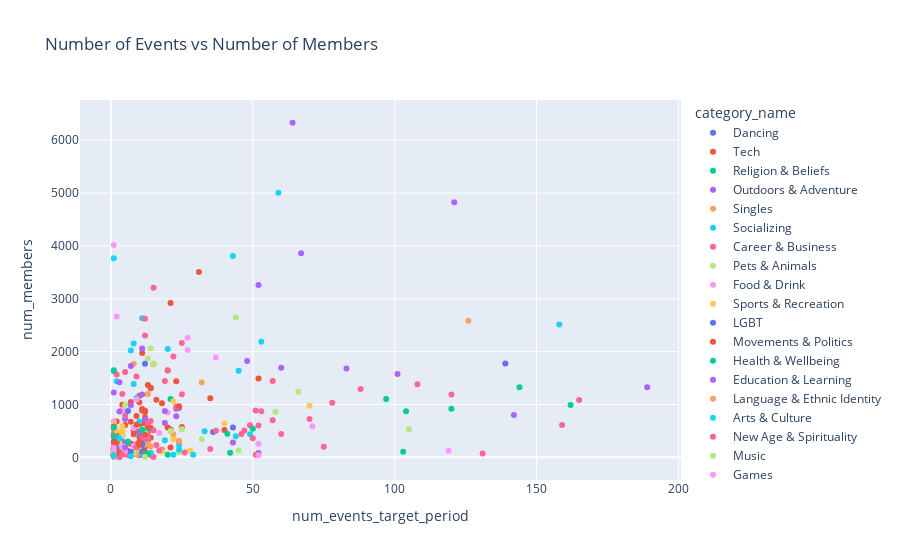

The cell this chart's notebook holds for it:
### Code cell
import plotly.express as px

px.scatter(meta_groups_i, x="num_events_target_period", y="num_members", color="category_name",
                 title="Number of Events vs Number of Members")

### Figure 1 — Plotly figure (JSON) as saved in the notebook; plotly's stock layout.template omitted (floating-point values rounded to 4 significant figures)
{"data": [{"hovertemplate": "category_name=Dancing<br>num_events_target_period=%{x}<br>num_members=%{y}<extra></extra>", "legendgroup": "Dancing", "marker": {"color": "#636efa", "symbol": "circle"}, "mode": "markers", "name": "Dancing", "orientation": "v", "showlegend": true, "type": "scatter", "x": [139, 36], "xaxis": "x", "y": [1778, 482], "yaxis": "y"}, {"hovertemplate": "category_name=Tech<br>num_events_target_period=%{x}<br>num_members=%{y}<extra></extra>", "legendgroup": "Tech", "marker": {"color": "#EF553B", "symbol": "circle"}, "mode": "markers", "name": "Tech", "orientation": "v", "showlegend": true, "type": "scatter", "x": [11, 23, 12, 12, 12, 14, 10, 13, 2, 18, 14, 25, 10, 15, 7, 12, 16, 35, 12, 20, 9, 11, 12, 8, 11, 12, 9, 10, 52, 13, 10, 14, 14, 11, 21, 11, 40, 13, 1, 20, 11, 8, 14, 6, 6, 1, 7, 10, 7, 1, 1, 5, 1, 1, 11, 10, 1, 2, 5, 4, 2, 11, 2, 1, 1, 8, 7, 1], "xaxis": "x", "y": [1975, 1442, 764, 862, 502, 1318, 629, 1371, 451, 1026, 560, 576, 1041, 1763, 1046, 651, 1091, 1118, 501, 1643, 784, 391, 881, 438, 646, 237, 243, 1166, 1491, 540, 166, 372, 1308, 516, 525, 107, 516, 476, 101, 564, 152, 509, 59, 120, 99, 49, 256, 493, 256, 26, 552, 264, 296, 54, 886, 389, 159, 678, 613, 995, 41, 915, 311, 34, 413, 73, 67, 80], "yaxis": "y"}, {"hovertemplate": "category_name=Religion & Beliefs<br>num_events_target_period=%{x}<br>num_members=%{y}<extra></extra>", "legendgroup": "Religion & Beliefs", "marker": {"color": "#00cc96", "symbol": "circle"}, "mode": "markers", "name": "Religion & Beliefs", "orientation": "v", "showlegend": true, "type": "scatter", "x": [120, 41, 5, 20, 6, 42, 103, 1, 10, 2, 1], "xaxis": "x", "y": [918, 445, 195, 50, 97, 86, 105, 27, 459, 156, 171], "yaxis": "y"}, {"hovertemplate": "category_name=Outdoors & Adventure<br>num_events_target_period=%{x}<br>num_members=%{y}<extra></extra>", "legendgroup": "Outdoors & Adventure", "marker": {"color": "#ab63fa", "symbol": "circle"}, "mode": "markers", "name": "Outdoors & Adventure", "orientation": "v", "showlegend": true, "type": "scatter", "x": [121, 67, 101, 83, 11, 64, 189, 142, 52, 10, 24, 5, 1, 48, 23, 2, 43, 7, 1, 60, 11, 4], "xaxis": "x", "y": [4828, 3861, 1576, 1683, 2058, 6331, 1328, 802, 3260, 477, 933, 724, 132, 1824, 921, 349, 280, 984, 1226, 1696, 108, 411], "yaxis": "y"}, {"hovertemplate": "category_name=Singles<br>num_events_target_period=%{x}<br>num_members=%{y}<extra></extra>", "legendgroup": "Singles", "marker": {"color": "#FFA15A", "symbol": "circle"}, "mode": "markers", "name": "Singles", "orientation": "v", "showlegend": true, "type": "scatter", "x": [126, 8], "xaxis": "x", "y": [2583, 1769], "yaxis": "y"}, {"hovertemplate": "category_name=Socializing<br>num_events_target_period=%{x}<br>num_members=%{y}<extra></extra>", "legendgroup": "Socializing", "marker": {"color": "#19d3f3", "symbol": "circle"}, "mode": "markers", "name": "Socializing", "orientation": "v", "showlegend": true, "type": "scatter", "x": [59, 8, 49, 44, 45, 43, 20, 33, 9, 11, 53, 19, 10, 1, 1, 2, 8, 1, 7, 1, 24, 2, 1, 1, 1, 3], "xaxis": "x", "y": [5008, 1388, 435, 398, 1639, 3811, 2050, 493, 1124, 2634, 2189, 326, 678, 12, 52, 1441, 2152, 398, 2021, 1629, 225, 53, 95, 370, 3765, 39], "yaxis": "y"}, {"hovertemplate": "category_name=Career & Business<br>num_events_target_period=%{x}<br>num_members=%{y}<extra></extra>", "legendgroup": "Career & Business", "marker": {"color": "#FF6692", "symbol": "circle"}, "mode": "markers", "name": "Career & Business", "orientation": "v", "showlegend": true, "type": "scatter", "x": [15, 9, 57, 12, 20, 19, 25, 14, 165, 23, 50, 25, 47, 51, 5, 12, 78, 24, 46, 88, 13, 70, 52, 13, 12, 49, 13, 10, 15, 6, 131, 10, 6, 9, 10, 4, 1, 3, 1, 1, 10, 2, 9, 1, 11, 1, 18, 14, 22, 5, 1, 1, 1, 1, 3, 15, 60, 3], "xaxis": "x", "y": [3210, 1532, 1444, 2307, 1649, 1447, 2163, 690, 1084, 959, 360, 1192, 510, 887, 799, 401, 1035, 298, 441, 1292, 322, 727, 605, 491, 2622, 608, 366, 206, 511, 44, 71, 160, 296, 114, 103, 1199, 603, 326, 210, 60, 41, 1570, 136, 459, 353, 111, 146, 43, 1910, 1615, 137, 244, 60, 177, 2, 5, 444, 107], "yaxis": "y"}, {"hovertemplate": "category_name=Pets & Animals<br>num_events_target_period=%{x}<br>num_members=%{y}<extra></extra>", "legendgroup": "Pets & Animals", "marker": {"color": "#B6E880", "symbol": "circle"}, "mode": "markers", "name": "Pets & Animals", "orientation": "v", "showlegend": true, "type": "scatter", "x": [66, 12, 4, 32], "xaxis": "x", "y": [1241, 499, 243, 344], "yaxis": "y"}, {"hovertemplate": "category_name=Food & Drink<br>num_events_target_period=%{x}<br>num_members=%{y}<extra></extra>", "legendgroup": "Food & Drink", "marker": {"color": "#FF97FF", "symbol": "circle"}, "mode": "markers", "name": "Food & Drink", "orientation": "v", "showlegend": true, "type": "scatter", "x": [27, 37, 9, 4, 8, 4, 1, 2, 8, 20, 4], "xaxis": "x", "y": [2032, 1889, 1094, 906, 557, 460, 683, 2667, 217, 850, 429], "yaxis": "y"}, {"hovertemplate": "category_name=Sports & Recreation<br>num_events_target_period=%{x}<br>num_members=%{y}<extra></extra>", "legendgroup": "Sports & Recreation", "marker": {"color": "#FECB52", "symbol": "circle"}, "mode": "markers", "name": "Sports & Recreation", "orientation": "v", "showlegend": true, "type": "scatter", "x": [40, 22, 14, 18, 28, 1, 1, 4, 2, 10, 1, 3, 70], "xaxis": "x", "y": [645, 341, 90, 109, 124, 51, 182, 590, 508, 138, 620, 330, 977], "yaxis": "y"}, {"hovertemplate": "category_name=LGBT<br>num_events_target_period=%{x}<br>num_members=%{y}<extra></extra>", "legendgroup": "LGBT", "marker": {"color": "#636efa", "symbol": "circle"}, "mode": "markers", "name": "LGBT", "orientation": "v", "showlegend": true, "type": "scatter", "x": [43, 12, 2], "xaxis": "x", "y": [567, 200, 197], "yaxis": "y"}, {"hovertemplate": "category_name=Movements & Politics<br>num_events_target_period=%{x}<br>num_members=%{y}<extra></extra>", "legendgroup": "Movements & Politics", "marker": {"color": "#EF553B", "symbol": "circle"}, "mode": "markers", "name": "Movements & Politics", "orientation": "v", "showlegend": true, "type": "scatter", "x": [24, 1, 12, 2, 21], "xaxis": "x", "y": [965, 582, 77, 79, 185], "yaxis": "y"}, {"hovertemplate": "category_name=Health & Wellbeing<br>num_events_target_period=%{x}<br>num_members=%{y}<extra></extra>", "legendgroup": "Health & Wellbeing", "marker": {"color": "#00cc96", "symbol": "circle"}, "mode": "markers", "name": "Health & Wellbeing", "orientation": "v", "showlegend": true, "type": "scatter", "x": [21, 104, 162, 97, 144, 1, 13, 50, 2, 1, 6, 9, 1, 1, 1, 1], "xaxis": "x", "y": [1103, 874, 992, 1106, 1328, 1649, 549, 540, 304, 51, 295, 189, 34, 563, 399, 152], "yaxis": "y"}, {"hovertemplate": "category_name=Education & Learning<br>num_events_target_period=%{x}<br>num_members=%{y}<extra></extra>", "legendgroup": "Education & Learning", "marker": {"color": "#ab63fa", "symbol": "circle"}, "mode": "markers", "name": "Education & Learning", "orientation": "v", "showlegend": true, "type": "scatter", "x": [19, 3, 12, 12, 11, 1, 4, 52, 23], "xaxis": "x", "y": [652, 1422, 281, 726, 50, 62, 299, 84, 777], "yaxis": "y"}, {"hovertemplate": "category_name=Language & Ethnic Identity<br>num_events_target_period=%{x}<br>num_members=%{y}<extra></extra>", "legendgroup": "Language & Ethnic Identity", "marker": {"color": "#FFA15A", "symbol": "circle"}, "mode": "markers", "name": "Language & Ethnic Identity", "orientation": "v", "showlegend": true, "type": "scatter", "x": [32, 22, 9, 24, 12, 13, 13, 4], "xaxis": "x", "y": [1417, 436, 52, 315, 243, 243, 1198, 77], "yaxis": "y"}, {"hovertemplate": "category_name=Arts & Culture<br>num_events_target_period=%{x}<br>num_members=%{y}<extra></extra>", "legendgroup": "Arts & Culture", "marker": {"color": "#19d3f3", "symbol": "circle"}, "mode": "markers", "name": "Arts & Culture", "orientation": "v", "showlegend": true, "type": "scatter", "x": [158, 11, 14], "xaxis": "x", "y": [2514, 72, 84], "yaxis": "y"}, {"hovertemplate": "category_name=New Age & Spirituality<br>num_events_target_period=%{x}<br>num_members=%{y}<extra></extra>", "legendgroup": "New Age & Spirituality", "marker": {"color": "#FF6692", "symbol": "circle"}, "mode": "markers", "name": "New Age & Spirituality", "orientation": "v", "showlegend": true, "type": "scatter", "x": [120, 108, 159, 16, 26, 53, 57, 5, 75, 35, 9, 51, 17, 1, 1, 1, 1, 37, 1, 1], "xaxis": "x", "y": [1191, 1382, 610, 234, 91, 874, 703, 54, 200, 160, 192, 48, 128, 177, 146, 196, 50, 505, 136, 151], "yaxis": "y"}, {"hovertemplate": "category_name=Music<br>num_events_target_period=%{x}<br>num_members=%{y}<extra></extra>", "legendgroup": "Music", "marker": {"color": "#B6E880", "symbol": "circle"}, "mode": "markers", "name": "Music", "orientation": "v", "showlegend": true, "type": "scatter", "x": [44, 14, 15, 58, 8, 105, 45, 4, 3, 13, 5, 21, 4, 1, 24], "xaxis": "x", "y": [2644, 2060, 1763, 865, 88, 532, 131, 405, 271, 1872, 992, 501, 469, 111, 97], "yaxis": "y"}, {"hovertemplate": "category_name=Games<br>num_events_target_period=%{x}<br>num_members=%{y}<extra></extra>", "legendgroup": "Games", "marker": {"color": "#FF97FF", "symbol": "circle"}, "mode": "markers", "name": "Games", "orientation": "v", "showlegend": true, "type": "scatter", "x": [27, 12, 4, 119, 17, 71, 5, 52, 52, 1, 1], "xaxis": "x", "y": [2261, 427, 187, 124, 460, 589, 115, 257, 41, 94, 203], "yaxis": "y"}, {"hovertemplate": "category_name=Cars & Motorcycles<br>num_events_target_period=%{x}<br>num_members=%{y}<extra></extra>", "legendgroup": "Cars & Motorcycles", "marker": {"color": "#FECB52", "symbol": "circle"}, "mode": "markers", "name": "Cars & Motorcycles", "orientation": "v", "showlegend": true, "type": "scatter", "x": [22, 4], "xaxis": "x", "y": [1055, 479], "yaxis": "y"}, {"hovertemplate": "category_name=Book Clubs<br>num_events_target_period=%{x}<br>num_members=%{y}<extra></extra>", "legendgroup": "Book Clubs", "marker": {"color": "#636efa", "symbol": "circle"}, "mode": "markers", "name": "Book Clubs", "orientation": "v", "showlegend": true, "type": "scatter", "x": [12, 7, 11, 11], "xaxis": "x", "y": [1770, 105, 112, 249], "yaxis": "y"}, {"hovertemplate": "category_name=Community & Environment<br>num_events_target_period=%{x}<br>num_members=%{y}<extra></extra>", "legendgroup": "Community & Environment", "marker": {"color": "#EF553B", "symbol": "circle"}, "mode": "markers", "name": "Community & Environment", "orientation": "v", "showlegend": true, "type": "scatter", "x": [21, 10, 31, 10, 12, 13, 9, 12, 3, 1, 7, 2, 1], "xaxis": "x", "y": [2921, 293, 3509, 240, 429, 577, 618, 106, 90, 32, 674, 282, 289], "yaxis": "y"}, {"hovertemplate": "category_name=Hobbies & Crafts<br>num_events_target_period=%{x}<br>num_members=%{y}<extra></extra>", "legendgroup": "Hobbies & Crafts", "marker": {"color": "#00cc96", "symbol": "circle"}, "mode": "markers", "name": "Hobbies & Crafts", "orientation": "v", "showlegend": true, "type": "scatter", "x": [11, 13, 12], "xaxis": "x", "y": [520, 57, 58], "yaxis": "y"}, {"hovertemplate": "category_name=Movies & Film<br>num_events_target_period=%{x}<br>num_members=%{y}<extra></extra>", "legendgroup": "Movies & Film", "marker": {"color": "#ab63fa", "symbol": "circle"}, "mode": "markers", "name": "Movies & Film", "orientation": "v", "showlegend": true, "type": "scatter", "x": [11, 5, 19, 7, 3], "xaxis": "x", "y": [1189, 186, 875, 1729, 868], "yaxis": "y"}, {"hovertemplate": "category_name=Fitness<br>num_events_target_period=%{x}<br>num_members=%{y}<extra></extra>", "legendgroup": "Fitness", "marker": {"color": "#FFA15A", "symbol": "circle"}, "mode": "markers", "name": "Fitness", "orientation": "v", "showlegend": true, "type": "scatter", "x": [14, 1], "xaxis": "x", "y": [205, 32], "yaxis": "y"}, {"hovertemplate": "category_name=Support<br>num_events_target_period=%{x}<br>num_members=%{y}<extra></extra>", "legendgroup": "Support", "marker": {"color": "#19d3f3", "symbol": "circle"}, "mode": "markers", "name": "Support", "orientation": "v", "showlegend": true, "type": "scatter", "x": [29, 3, 22, 24, 7, 1], "xaxis": "x", "y": [47, 359, 48, 143, 21, 40], "yaxis": "y"}, {"hovertemplate": "category_name=Parents & Family<br>num_events_target_period=%{x}<br>num_members=%{y}<extra></extra>", "legendgroup": "Parents & Family", "marker": {"color": "#FF6692", "symbol": "circle"}, "mode": "markers", "name": "Parents & Family", "orientation": "v", "showlegend": true, "type": "scatter", "x": [13, 4], "xaxis": "x", "y": [654, 56], "yaxis": "y"}, {"hovertemplate": "category_name=Fashion & Beauty<br>num_events_target_period=%{x}<br>num_members=%{y}<extra></extra>", "legendgroup": "Fashion & Beauty", "marker": {"color": "#B6E880", "symbol": "circle"}, "mode": "markers", "name": "Fashion & Beauty", "orientation": "v", "showlegend": true, "type": "scatter", "x": [25, 12], "xaxis": "x", "y": [530, 5], "yaxis": "y"}, {"hovertemplate": "category_name=Photography<br>num_events_target_period=%{x}<br>num_members=%{y}<extra></extra>", "legendgroup": "Photography", "marker": {"color": "#FF97FF", "symbol": "circle"}, "mode": "markers", "name": "Photography", "orientation": "v", "showlegend": true, "type": "scatter", "x": [1], "xaxis": "x", "y": [4017], "yaxis": "y"}, {"hovertemplate": "category_name=Writing<br>num_events_target_period=%{x}<br>num_members=%{y}<extra></extra>", "legendgroup": "Writing", "marker": {"color": "#FECB52", "symbol": "circle"}, "mode": "markers", "name": "Writing", "orientation": "v", "showlegend": true, "type": "scatter", "x": [4], "xaxis": "x", "y": [503], "yaxis": "y"}, {"hovertemplate": "category_name=Sci-Fi & Fantasy<br>num_events_target_period=%{x}<br>num_members=%{y}<extra></extra>", "legendgroup": "Sci-Fi & Fantasy", "marker": {"color": "#636efa", "symbol": "circle"}, "mode": "markers", "name": "Sci-Fi & Fantasy", "orientation": "v", "showlegend": true, "type": "scatter", "x": [6], "xaxis": "x", "y": [878], "yaxis": "y"}], "layout": {"legend": {"title": {"text": "category_name"}, "tracegroupgap": 0}, "title": {"text": "Number of Events vs Number of Members"}, "xaxis": {"anchor": "y", "domain": [0, 1], "title": {"text": "num_events_target_period"}}, "yaxis": {"anchor": "x", "domain": [0, 1], "title": {"text": "num_members"}}}}
